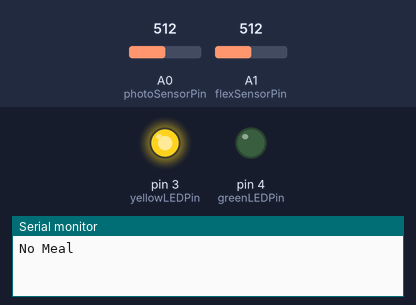
This sketch was run on a simulated Arduino Uno, built with avr-gcc and run on an emulated ATmega328P. On the bench: output pins drawn as LEDs (lit = HIGH), the last lines printed to the serial monitor. The test bench sets the inputs (shaded band); at power-on: A0 (photoSensorPin) = 512, A1 (flexSensorPin) = 512.

Above: at 1.3 s.
1.4 s: A0 (photoSensorPin) set to 475
2.9 s: A0 (photoSensorPin) set to 449
At 4.1 s:
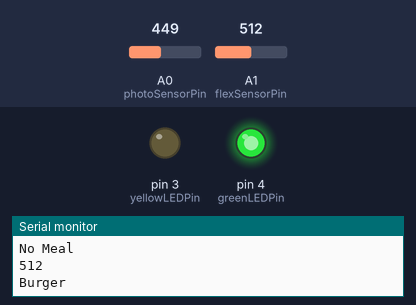
4.5 s: A0 (photoSensorPin) set to 487
6.0 s: A0 (photoSensorPin) set to 506
At 6.4 s:
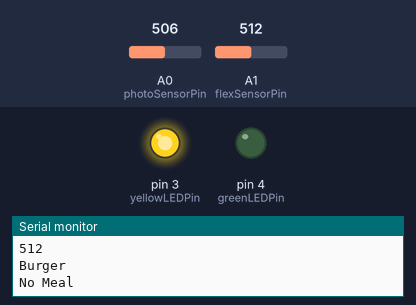
7.5 s: A0 (photoSensorPin) set to 306
At 8.8 s:
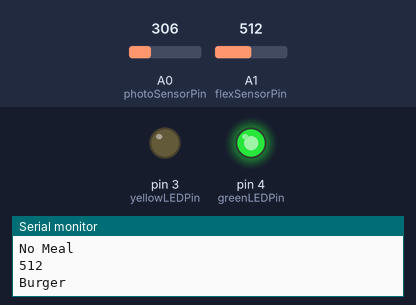
Timing chart, 0 to 10.0 s (numbered marks = the images above; inputs shaded):
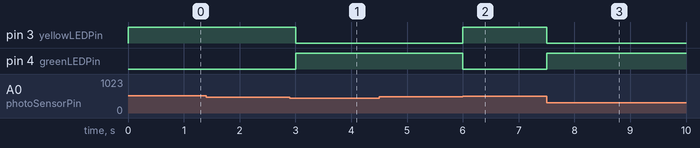

The sketch:

hackathon.ino
```cpp
const int flexSensorPin = A1;  // Flex sensor pin
const int photoSensorPin = A0; // Photoresistor pin
const int greenLEDPin = 4;     // Green LED pin
const int yellowLEDPin = 3;    // Yellow LED pin

int previousPhotoValue = 0;      // To store the last photoresistor value
const int lightChangeThreshold = 50; // Define a threshold for light change
String currentState = "No Meal"; // To store the current state (Meal A or None)

void setup() {
  pinMode(greenLEDPin, OUTPUT); // Set green LED as output
  pinMode(yellowLEDPin, OUTPUT); // Set yellow LED as output
  Serial.begin(9600); // Start Serial communication
}

void loop() {
  int flexValue = analogRead(flexSensorPin); // Read flex sensor
  int photoValue = analogRead(photoSensorPin); // Read photoresistor

  // Calculate the change in light conditions
  int lightChange = abs(photoValue - previousPhotoValue);

  // Check if a large change in light is detected
  if (lightChange > lightChangeThreshold) {
    if (photoValue < previousPhotoValue) {
      currentState = "Burger"; // Large decrease in light
      digitalWrite(greenLEDPin, HIGH);  // Turn on green LED
      digitalWrite(yellowLEDPin, LOW);  // Turn off yellow LED
      Serial.println(flexValue);
    } else {
      currentState = "No Meal"; // Large increase or reset
      digitalWrite(greenLEDPin, LOW);   // Turn off green LED
      digitalWrite(yellowLEDPin, HIGH); // Turn on yellow LED
    }

    // Update the previous photo value after detecting a change
    previousPhotoValue = photoValue;

    // Print the new state
    Serial.println(currentState);
  }

  // Print sensor values for debugging
  //Serial.print("Flex Value: ");
  //Serial.println(flexValue);
  //Serial.print("Photo Value: ");
  //Serial.println(photoValue);

  delay(500); // Delay for readability
}
```

Measured:
- the behaviour switches between 462 and 461 on A0 (photoSensorPin) (found by bisection; images 0 and 1)
- the behaviour switches between 499 and 500 on A0 (photoSensorPin) (found by bisection; images 1 and 2)
- after the input at 1.4 s, every drawn part: stays the same
- after the input at 2.9 s, pin 3 (yellowLEDPin): HIGH → LOW after 0.10 s; pin 4 (greenLEDPin): LOW → HIGH after 0.10 s
- after the input at 4.5 s, every drawn part: stays the same
- after the input at 6.0 s, pin 3 (yellowLEDPin): LOW → HIGH at once; pin 4 (greenLEDPin): HIGH → LOW at once
- after the input at 7.5 s, pin 3 (yellowLEDPin): HIGH → LOW at once; pin 4 (greenLEDPin): LOW → HIGH at once
